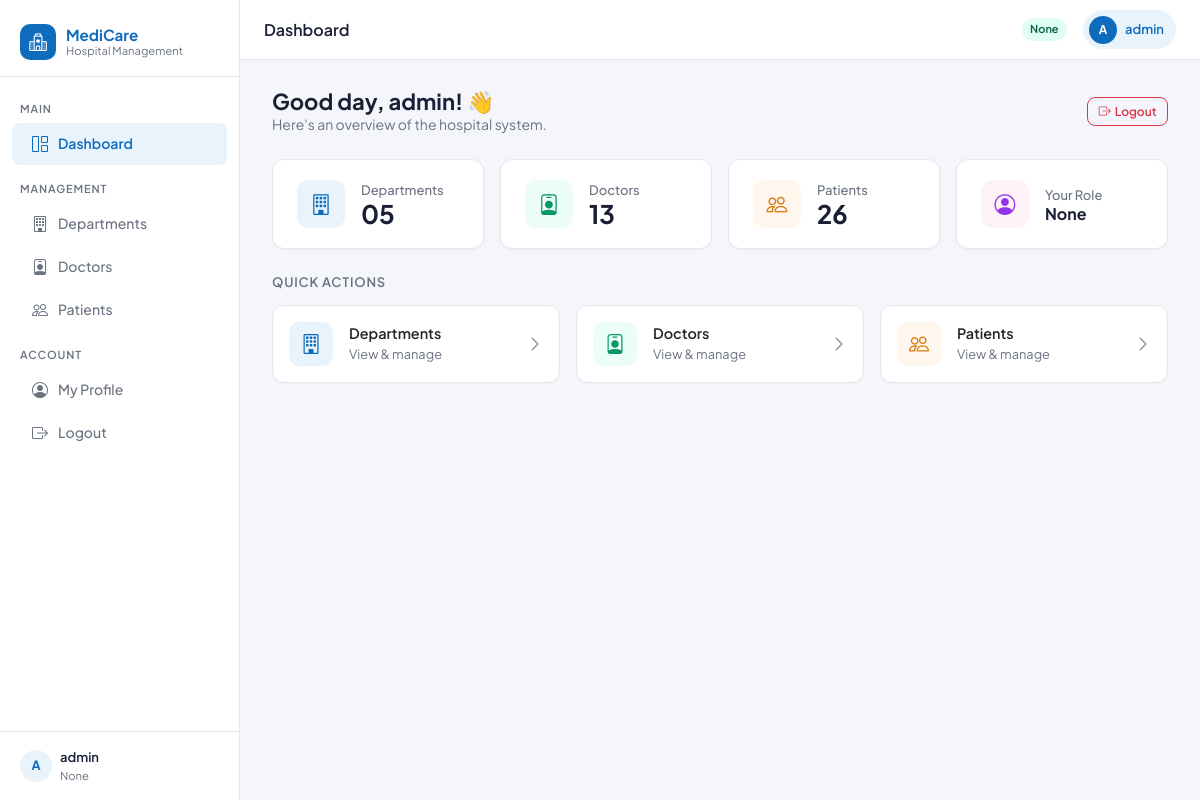
Screenshot of /dashboard/ (signed in) with the database file from the repository.
### myapp/models.py (models this page shows, shortened)
class UserInfoModel(AbstractUser):
    USER_TYPE = [
        ("Admin", "Admin"),
        ("Doctor", "Doctor"),
        ("Patient", "Patient"),
    ]
    full_name = models.CharField(max_length=100, null=True)
    address = models.TextField(null=True)
    user_type = models.CharField(choices=USER_TYPE, max_length=20, null=True)

### myapp/views.py (the view)
# urls.py: path("dashboard/", dashboard, name="dashboard"),
@login_required
def dashboard(request):
    return render(request, "dashboard.html")

### myapp/templates/dashboard.html
{% extends 'master/base.html' %}
{% block nav_dashboard %}
  active
{% endblock %}
{% block page_title %}
  Dashboard
{% endblock %}
{% block blockname %}
  <div class="page-header">
    <div>
      <h1>Good day, {{ request.user.full_name|default:request.user.username }}! 👋</h1>
      <p class="text-muted mb-0" style="font-size:.875rem;">Here's an overview of the hospital system.</p>
    </div>
    <a href="{% url 'logout_page' %}" class="btn btn-outline-danger btn-sm"><i class="bi bi-box-arrow-right me-1"></i>Logout</a>
  </div>
  <div class="row g-3 mb-4">
    <div class="col-sm-6 col-xl-3">
      <div class="stat-card">
        <div class="stat-icon" style="background:#e8f3fc;color:#0f6cbd;">
          <i class="bi bi-building"></i>
        </div>
        <div>
          <div class="stat-label">Departments</div>
          <div class="stat-value">05</div>
        </div>
      </div>
    </div>
    <div class="col-sm-6 col-xl-3">
      <div class="stat-card">
        <div class="stat-icon" style="background:#ecfdf5;color:#059669;">
          <i class="bi bi-person-badge"></i>
        </div>
        <div>
          <div class="stat-label">Doctors</div>
          <div class="stat-value">13</div>
        </div>
      </div>
    </div>
    <div class="col-sm-6 col-xl-3">
      <div class="stat-card">
        <div class="stat-icon" style="background:#fff7ed;color:#d97706;">
          <i class="bi bi-people"></i>
        </div>
        <div>
          <div class="stat-label">Patients</div>
          <div class="stat-value">26</div>
        </div>
      </div>
    </div>
    <div class="col-sm-6 col-xl-3">
      <div class="stat-card">
        <div class="stat-icon" style="background:#fdf2f8;color:#9333ea;">
          <i class="bi bi-person-circle"></i>
        </div>
        <div>
          <div class="stat-label">Your Role</div>
          <div class="stat-value" style="font-size:1rem;">{{ request.user.user_type }}</div>
        </div>
      </div>
    </div>
  </div>
    <div class="section-title">Quick Actions</div>
    <div class="row g-3">
      <div class="col-sm-6 col-md-4">
        <a href="{% url 'department_list' %}" class="card text-decoration-none p-3 d-flex flex-row align-items-center gap-3" style="transition:box-shadow .15s;">
          <div style="width:44px;height:44px;background:#e8f3fc;border-radius:10px;display:flex;align-items:center;justify-content:center;color:#0f6cbd;font-size:1.25rem;flex-shrink:0;">
            <i class="bi bi-building"></i>
          </div>
          <div>
            <div style="font-weight:600;font-size:.9rem;">Departments</div>
            <div class="text-muted" style="font-size:.8rem;">View & manage</div>
          </div>
          <i class="bi bi-chevron-right ms-auto text-muted"></i>
        </a>
      </div>
        <div class="col-sm-6 col-md-4">
          <a href="{% url 'doctor_list' %}" class="card text-decoration-none p-3 d-flex flex-row align-items-center gap-3">
            <div style="width:44px;height:44px;background:#ecfdf5;border-radius:10px;display:flex;align-items:center;justify-content:center;color:#059669;font-size:1.25rem;flex-shrink:0;">
              <i class="bi bi-person-badge"></i>
            </div>
            <div>
              <div style="font-weight:600;font-size:.9rem;">Doctors</div>
              <div class="text-muted" style="font-size:.8rem;">View & manage</div>
            </div>
            <i class="bi bi-chevron-right ms-auto text-muted"></i>
          </a>
        </div>
          <div class="col-sm-6 col-md-4">
            <a href="{% url 'patient_list' %}" class="card text-decoration-none p-3 d-flex flex-row align-items-center gap-3">
              <div style="width:44px;height:44px;background:#fff7ed;border-radius:10px;display:flex;align-items:center;justify-content:center;color:#d97706;font-size:1.25rem;flex-shrink:0;">
                <i class="bi bi-people"></i>
              </div>
              <div>
                <div style="font-weight:600;font-size:.9rem;">Patients</div>
                <div class="text-muted" style="font-size:.8rem;">View & manage</div>
              </div>
              <i class="bi bi-chevron-right ms-auto text-muted"></i>
            </a>
          </div>
    </div>
{% endblock %}

### myapp/templates/master/base.html (shortened to what this page needs)
<!doctype html>
<html lang="en">
  <head>
    <link href="https://cdn.jsdelivr.net/npm/bootstrap@5.3.0/dist/css/bootstrap.min.css" rel="stylesheet">
    <link href="https://cdn.jsdelivr.net/npm/bootstrap-icons@1.11.0/font/bootstrap-icons.css" rel="stylesheet">
  </head>
  <body>
    <aside class="sidebar" id="sidebar">
      <a class="sidebar-brand" href="{% url 'home' %}">
        <div class="brand-icon"><i class="bi bi-hospital"></i></div>
        <div class="brand-text">
          MediCare
          <small>Hospital Management</small>
        </div>
      </a>
      <nav class="sidebar-nav">
        <div class="nav-section-label">Main</div>
        <a class="sidebar-link {% block nav_dashboard %}{% endblock %}" href="{% url 'dashboard' %}">
          <i class="bi bi-grid-1x2"></i> Dashboard
        </a>
        <div class="nav-section-label mt-2">Management</div>
        <a class="sidebar-link {% block nav_dept %}{% endblock %}" href="{% url 'department_list' %}">
          <i class="bi bi-building"></i> Departments
        </a>
        <a class="sidebar-link {% block nav_doc %}{% endblock %}" href="{% url 'doctor_list' %}">
          <i class="bi bi-person-badge"></i> Doctors
        </a>
        <a class="sidebar-link {% block nav_pat %}{% endblock %}" href="{% url 'patient_list' %}">
          <i class="bi bi-people"></i> Patients
        </a>
        <div class="nav-section-label mt-2">Account</div>
        <a class="sidebar-link {% block nav_profile %}{% endblock %}" href="{% url 'profile' %}">
          <i class="bi bi-person-circle"></i> My Profile
        </a>
        <a class="sidebar-link" href="{% url 'logout_page' %}">
          <i class="bi bi-box-arrow-right"></i> Logout
        </a>
      </nav>
      {% if request.user.is_authenticated %}
      <div class="sidebar-footer">
        <div class="d-flex align-items-center gap-2">
          <div style="width:32px;height:32px;background:var(--primary-light);border-radius:50%;display:flex;align-items:center;justify-content:center;color:var(--primary);font-weight:700;font-size:.8rem;">
            {{ request.user.username|first|upper }}
          </div>
          <div>
            <div style="font-size:.8125rem;font-weight:600;color:var(--text-main);">{{ request.user.full_name|default:request.user.username }}</div>
            <div style="font-size:.7rem;color:var(--text-muted);">{{ request.user.user_type }}</div>
          </div>
        </div>
      </div>
      {% endif %}
    </aside>
    <header class="topbar">
      <span class="topbar-title">{% block page_title %}{{ heading|default:"Dashboard" }}{% endblock %}</span>
      {% if request.user.is_authenticated %}
        <span class="role-badge">{{ request.user.user_type }}</span>
        <a href="{% url 'profile' %}" class="user-badge text-decoration-none">
          <div class="avatar">{{ request.user.username|first|upper }}</div>
          {{ request.user.username }}
        </a>
      {% endif %}
    </header>
    <main class="main-content">
      <div class="page-body">
        {% block blockname %}{% endblock %}
      </div>
    </main>
  </body>
</html>

### myapp/templates/master/base.html (style rules this page uses)
:root { --primary: #0f6cbd; --primary-light: #e8f3fc; --accent: #00b4a0; --danger: #d93025; --warning: #f59e0b; --text-main: #1a1f36; --text-muted: #6b7280; --border: #e5e7eb; --bg-body: #f4f6fb; --card-bg: #ffffff; --sidebar-w: 240px; }
*, *::before, *::after { box-sizing: border-box; }
body { font-family: 'Plus Jakarta Sans', sans-serif; background: var(--bg-body); color: var(--text-main); margin: 0; min-height: 100vh; }
.sidebar { position: fixed; top: 0; left: 0; bottom: 0; width: var(--sidebar-w); background: #ffffff; border-right: 1px solid var(--border); display: flex; flex-direction: column; z-index: 1000; transition: transform .25s ease; }
.sidebar-brand { padding: 1.5rem 1.25rem 1rem; border-bottom: 1px solid var(--border); display: flex; align-items: center; gap: .625rem; text-decoration: none; color: var(--text-main); }
.sidebar-brand .brand-icon { width: 36px; height: 36px; background: var(--primary); border-radius: 10px; display: flex; align-items: center; justify-content: center; color: #fff; font-size: 1.1rem; flex-shrink: 0; }
.sidebar-brand .brand-text { font-size: .95rem; font-weight: 700; line-height: 1.2; }
.sidebar-brand .brand-text small { display: block; font-weight: 400; font-size: .7rem; color: var(--text-muted); }
.sidebar-nav { flex: 1; padding: 1rem 0; overflow-y: auto; }
.nav-section-label { font-size: .6875rem; font-weight: 600; text-transform: uppercase; letter-spacing: .08em; color: var(--text-muted); padding: .5rem 1.25rem .25rem; }
.sidebar-link { display: flex; align-items: center; gap: .625rem; padding: .55rem 1.25rem; color: var(--text-muted); text-decoration: none; font-size: .875rem; font-weight: 500; border-radius: 0; transition: background .15s, color .15s; margin: .1rem .75rem; border-radius: 8px; }
.sidebar-link i { font-size: 1rem; flex-shrink: 0; }
.sidebar-link.active { background: var(--primary-light); color: var(--primary); font-weight: 600; }
.sidebar-footer { padding: 1rem 1.25rem; border-top: 1px solid var(--border); font-size: .8125rem; color: var(--text-muted); }
.topbar { position: fixed; top: 0; left: var(--sidebar-w); right: 0; height: 60px; background: #fff; border-bottom: 1px solid var(--border); display: flex; align-items: center; padding: 0 1.5rem; gap: 1rem; z-index: 999; }
.topbar-title { font-size: 1rem; font-weight: 600; flex: 1; }
.user-badge { display: flex; align-items: center; gap: .5rem; background: var(--primary-light); color: var(--primary); border-radius: 999px; padding: .35rem .75rem .35rem .4rem; font-size: .8125rem; font-weight: 600; }
.user-badge .avatar { width: 28px; height: 28px; background: var(--primary); border-radius: 50%; color: #fff; display: flex; align-items: center; justify-content: center; font-size: .75rem; font-weight: 700; flex-shrink: 0; }
.role-badge { font-size: .6875rem; font-weight: 600; padding: .2rem .5rem; border-radius: 999px; background: #e0fdf4; color: #065f46; }
.main-content { margin-left: var(--sidebar-w); padding-top: 60px; min-height: 100vh; }
.page-body { padding: 1.75rem 2rem; max-width: 1280px; }
.page-header { display: flex; align-items: center; justify-content: space-between; flex-wrap: wrap; gap: 1rem; margin-bottom: 1.5rem; }
.page-header h1 { font-size: 1.375rem; font-weight: 700; margin: 0; }
.card { border: 1px solid var(--border); border-radius: 12px; box-shadow: 0 1px 3px rgba(0,0,0,.04); background: var(--card-bg); }
.btn { font-size: .8125rem; font-weight: 600; border-radius: 8px; padding: .45rem .9rem; transition: all .15s; }
.btn-sm { padding: .3rem .65rem; font-size: .75rem; }
.stat-card { border-radius: 12px; padding: 1.25rem 1.5rem; display: flex; align-items: center; gap: 1rem; background: #fff; border: 1px solid var(--border); box-shadow: 0 1px 3px rgba(0,0,0,.04); }
.stat-icon { width: 48px; height: 48px; border-radius: 12px; display: flex; align-items: center; justify-content: center; font-size: 1.3rem; flex-shrink: 0; }
.stat-label { font-size: .8125rem; color: var(--text-muted); font-weight: 500; }
.stat-value { font-size: 1.6rem; font-weight: 700; line-height: 1.1; }
a { color: inherit; }
.text-muted { color: var(--text-muted) !important; }
.section-title { font-size: .8125rem; font-weight: 600; text-transform: uppercase; letter-spacing: .06em; color: var(--text-muted); margin-bottom: .75rem; }

### rows the page displays
UserInfoModel: user.username|first "A", user.full_name "admin", user.user_type "None", user.username "admin"
